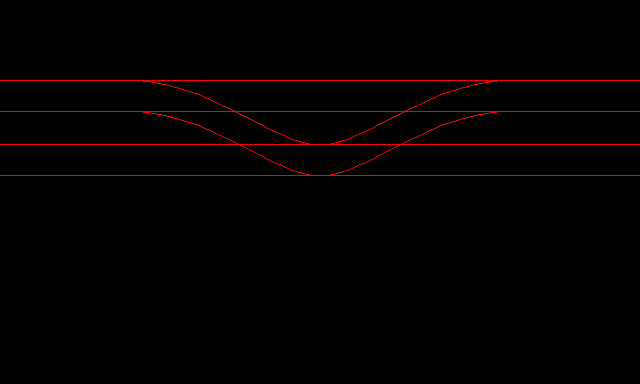

Rendered tile map (Tiled .tmx) drawn with the repository's tilesets; below, a short description and the map source with its tile grids summarised:
An orthogonal 10x6 tile map with 64x64 px tiles, 1 tile layer (BackGround), 2 tilesets and 8 objects.

<map version="1.0" orientation="orthogonal" width="10" height="6" tilewidth="64" tileheight="64">
 <tileset firstgid="1" name="TransType" tilewidth="64" tileheight="64">
  <image source="TransType.png" width="384" height="256" />
 </tileset>
 <tileset firstgid="25" name="HelloWorld" tilewidth="64" tileheight="64">
  <image source="HelloWorld.png" width="480" height="320" />
 </tileset>
 <layer name="BackGround" width="10" height="6">
  <data>[60 cells, 20 non-empty, 12 distinct tile ids]</data>
 </layer>
 <objectgroup name="TrainsType" width="10" height="6">
  <object x="1" y="0">
   <properties>
    <property name="path" value="0 382 65 320 127 382 191 323 254 380 318 320 382 383 447 319 511 383 576 322 638 381" />
   </properties>
  </object>
  <object x="0" y="0">
   <properties>
    <property name="path" value="-1 95 129 95" />
   </properties>
  </object>
  <object x="0" y="0">
   <properties>
    <property name="path" value="130 94 171 99 195 109 221 121 249 133 273 147 289 153 304 157 320 158" />
   </properties>
  </object>
  <object x="0" y="0">
   <properties>
    <property name="path" value="129 94 513 95" />
   </properties>
  </object>
  <object x="0" y="0">
   <properties>
    <property name="path" value="514 95 641 94" />
   </properties>
  </object>
  <object x="0" y="0">
   <properties>
    <property name="path" value="321 158 354 151 374 141 385 133 427 116 459 104 470 101 509 96" />
   </properties>
  </object>
  <object x="0" y="0">
   <properties>
    <property name="path" value="320 157 641 158" />
   </properties>
  </object>
  <object x="0" y="0">
   <properties>
    <property name="path" value="321 156 2 156" />
   </properties>
  </object>
 </objectgroup>
</map>
